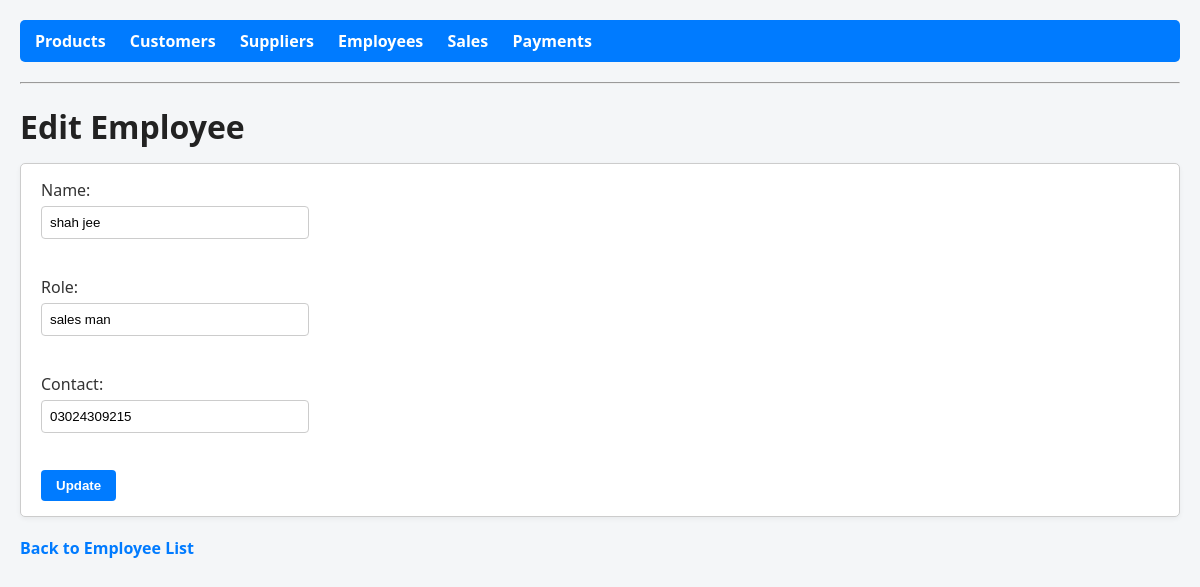
Page /edit-employee/1 on the committed database.
### tables this page shows
CREATE TABLE Employee (
    EmployeeID INTEGER PRIMARY KEY AUTOINCREMENT,
    Name TEXT NOT NULL,
    Role TEXT,
    Contact TEXT
);

### app.py (the view, shortened to what this page needs)
@app.route('/edit-employee/<int:id>', methods=['GET', 'POST'])
def edit_employee(id):
    conn = get_db_connection()
    employee = conn.execute('SELECT * FROM Employee WHERE EmployeeID = ?', (id,)).fetchone()
    conn.close()
    return render_template('edit_employee.html', employee=employee)

### app.py (called while the page is built)
def get_db_connection():
    conn = sqlite3.connect(DB)
    conn.row_factory = sqlite3.Row
    return conn

### templates/edit_employee.html (shortened to what this page needs)
<!DOCTYPE html>
<html>
<head>
    <link rel="stylesheet" href="{{ url_for('static', filename='style.css') }}">
</head>
<body>
    <nav class="navbar">
    <a href="{{ url_for('index') }}">Products</a>
    <a href="{{ url_for('customers') }}">Customers</a>
    <a href="{{ url_for('suppliers') }}">Suppliers</a>
    <a href="{{ url_for('employees') }}">Employees</a>
    <a href="{{ url_for('sales') }}">Sales</a>
    <a href="{{ url_for('payments') }}">Payments</a>
</nav>
<hr>
    <h1>Edit Employee</h1>
    <form method="POST">
        Name: <input type="text" name="name" value="{{ employee['Name'] }}" required><br>
        Role: <input type="text" name="role" value="{{ employee['Role'] }}"><br>
        Contact: <input type="text" name="contact" value="{{ employee['Contact'] }}"><br>
        <button type="submit">Update</button>
    </form>
    <a href="{{ url_for('employees') }}">Back to Employee List</a>
</body>
</html>

### static/style.css (style rules this page uses)
body { font-family: "Segoe UI", Tahoma, Geneva, Verdana, sans-serif; margin: 20px; background-color: #f4f6f8; color: #333; }
h1, h2, h3 { color: #222; margin-bottom: 15px; }
.navbar { background-color: #007BFF; padding: 10px 15px; border-radius: 5px; margin-bottom: 20px; }
.navbar a { color: white; font-weight: bold; text-decoration: none; margin-right: 20px; }
form { background-color: #fff; padding: 15px 20px; border-radius: 5px; border: 1px solid #ccc; margin-bottom: 20px; box-shadow: 0 2px 5px rgba(0,0,0,0.05); }
form input[type="text"], form input[type="number"], form input[type="date"], form select { padding: 8px; margin: 5px 0 15px 0; width: 250px; border: 1px solid #ccc; border-radius: 4px; display: block; }
form button { padding: 8px 15px; background-color: #007BFF; color: white; border: none; border-radius: 4px; cursor: pointer; font-weight: bold; }
a { text-decoration: none; color: #007BFF; margin-right: 15px; font-weight: bold; }

### rows in the picture
Employee: name "shah jee", role "sales man", contact "03024309215"
